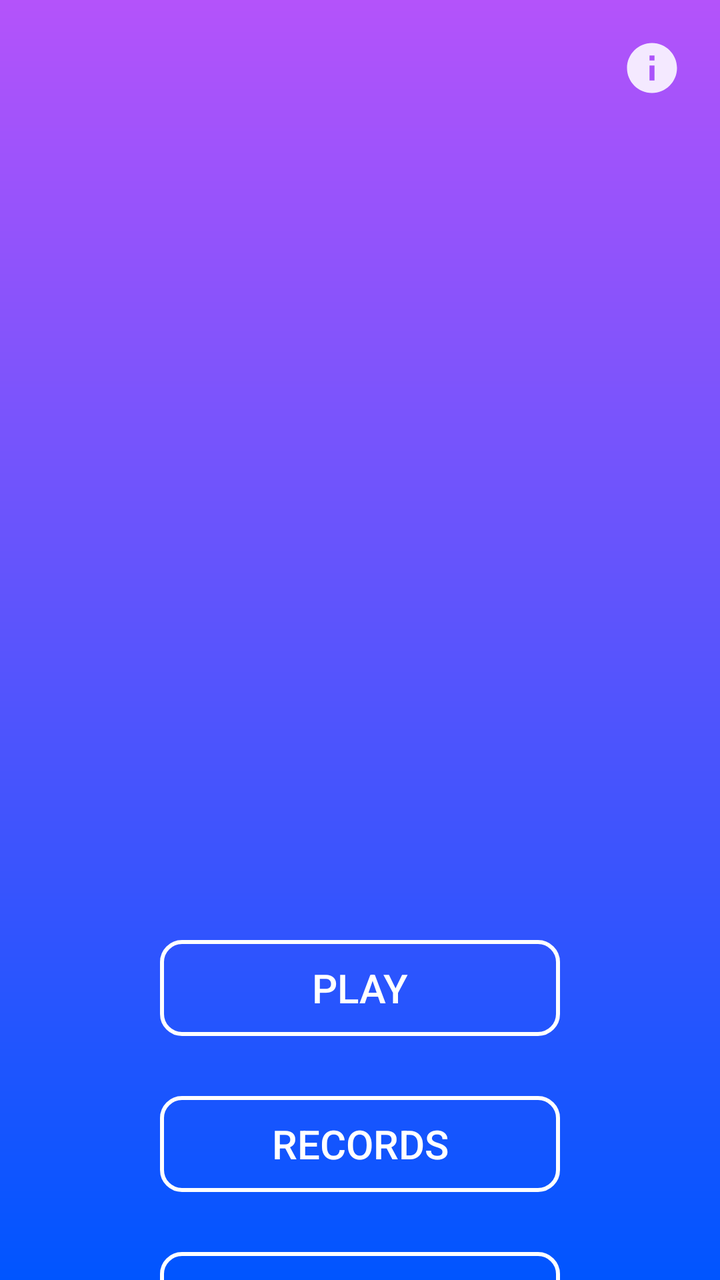
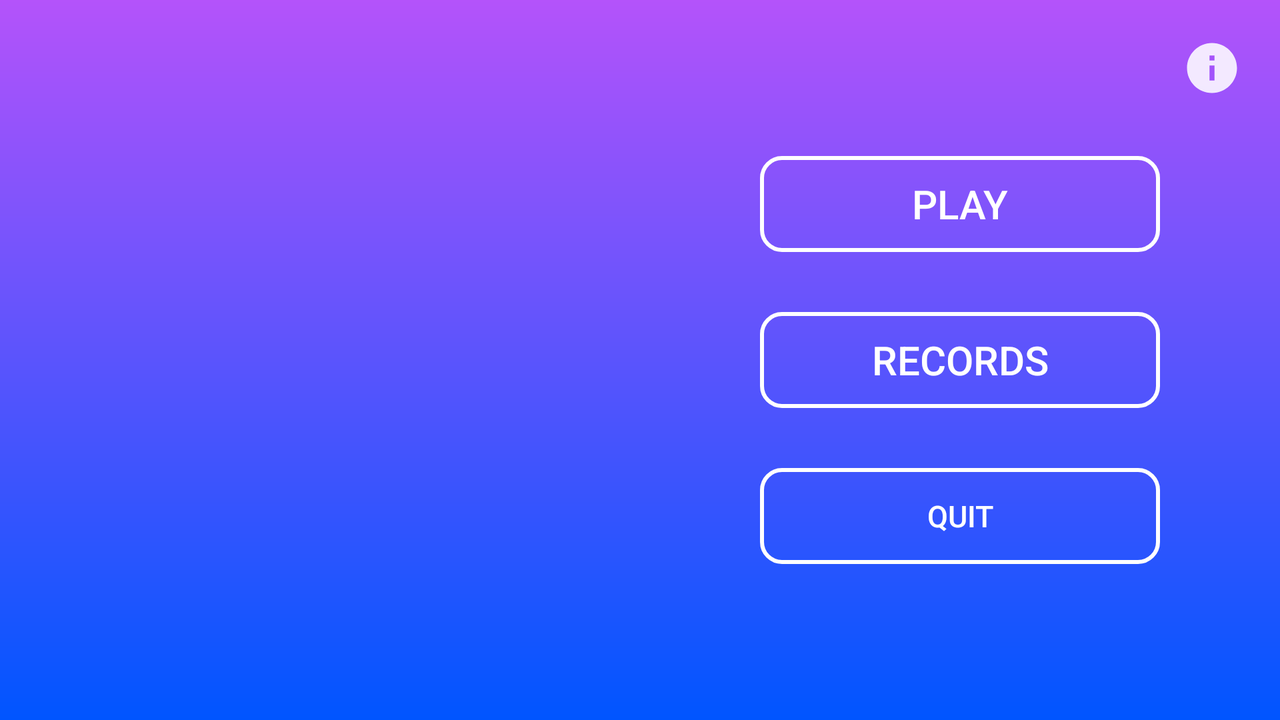

Two renders of one Android screen. The first uses the default layout on a phone; the second uses the alternative layout the repository ships for a different screen configuration, on a matching device. The two XML files are below.
<!-- AndroidManifest.xml: application theme Theme.Design.Light.NoActionBar -->
<!-- res/layout/activity_main.xml -->
<?xml version="1.0" encoding="utf-8"?>
<RelativeLayout xmlns:android="http://schemas.android.com/apk/res/android"
    xmlns:tools="http://schemas.android.com/tools"
    android:layout_width="match_parent"
    android:layout_height="match_parent"
    android:gravity="center_horizontal"
    android:background="@drawable/bg_main_menu_layout"
    tools:context=".ui.MainActivity">

    <ImageView
        android:id="@+id/image"
        android:layout_width="match_parent"
        android:layout_height="300dp"
        android:padding="30dp"
        android:rotationX="10"
        android:rotationY="10"
        android:layout_centerHorizontal="true"
        android:layout_marginTop="150dp"
        android:src="@drawable/puzzle" />

    <Button
        android:id="@+id/btn_play"
        style="@style/STROKE"
        android:layout_width="200dp"
        android:layout_height="wrap_content"
        android:layout_below="@+id/image"
        android:layout_margin="20dp"
        android:layout_centerHorizontal="true"
        android:text="play"
        android:textColor="@color/white"
        android:textSize="20sp" />
    <Button
        android:id="@+id/btn_records"
        style="@style/STROKE"
        android:layout_width="200dp"
        android:layout_height="wrap_content"
        android:layout_below="@+id/btn_play"
        android:layout_margin="10dp"
        android:layout_centerHorizontal="true"
        android:text="records"
        android:textColor="@color/white"
        android:textSize="20sp" />

    <Button
        android:id="@+id/btn_quit"
        style="@style/STROKE"
        android:layout_width="200dp"
        android:layout_height="wrap_content"
        android:layout_below="@id/btn_records"
        android:layout_centerHorizontal="true"
        android:layout_margin="20dp"
        android:text="quit"
        android:textColor="@color/white"
        android:textSize="15sp" />

    <ImageButton
        android:id="@+id/about"
        android:layout_width="48dp"
        android:layout_height="48dp"
        android:layout_alignParentTop="true"
        android:layout_alignParentEnd="true"
        android:layout_margin="10dp"
        style="@style/TRANSPARENT"
        android:src="@drawable/ic_info"
        tools:ignore="SpeakableTextPresentCheck" />

</RelativeLayout>
<!-- resources referenced by this layout -->
<resources>
  <color name="white">#FFFFFFFF</color>
  <!-- drawable bg_main_menu_layout (drawable) -->
  <?xml version="1.0" encoding="utf-8"?>
  <shape xmlns:android="http://schemas.android.com/apk/res/android">
      <gradient
          android:startColor="#B453FA"
          android:endColor="#0055FF"
          android:angle="270"/>
  </shape>
  <!-- drawable ic_info (drawable) -->
  <vector android:alpha="0.87" android:height="30dp"
      android:tint="#FFFFFF" android:viewportHeight="24"
      android:viewportWidth="24" android:width="30dp" xmlns:android="http://schemas.android.com/apk/res/android">
      <path android:fillColor="@android:color/white" android:pathData="M12,2C6.48,2 2,6.48 2,12s4.48,10 10,10 10,-4.48 10,-10S17.52,2 12,2zM13,17h-2v-6h2v6zM13,9h-2L11,7h2v2z"/>
  </vector>
  <style name="STROKE">
          <item name="android:background">@drawable/bg_stroke</item>
          <item name="android:layout_margin">2dp</item>
          <item name="android:gravity">center</item>
      </style>
  <style name="TRANSPARENT">
          <item name="android:background">@drawable/bg_transparent</item>
          <item name="android:layout_margin">2dp</item>
          <item name="android:gravity">center</item>
      </style>
  <!-- drawable bg_stroke (drawable-v24) -->
  <?xml version="1.0" encoding="utf-8"?>
  <shape xmlns:android="http://schemas.android.com/apk/res/android">
      <stroke
          android:color="#FFFFFF"
          android:width="2dp"/>
      <corners android:radius="10dp"/>
  </shape>
</resources>
<!-- res/layout-land/activity_main.xml (the repository's variant of the layout above) -->
<!-- drawn on the phone turned sideways -->
<?xml version="1.0" encoding="utf-8"?>
<LinearLayout xmlns:android="http://schemas.android.com/apk/res/android"
    xmlns:tools="http://schemas.android.com/tools"
    android:background="@drawable/bg_main_menu_layout"
    android:layout_height="match_parent"
    android:layout_width="match_parent"
    tools:ignore="MissingDefaultResource">

    <LinearLayout
        android:layout_width="0dp"
        android:layout_weight="1"
        android:layout_height="match_parent"
        android:gravity="center">


        <ImageView
            android:id="@+id/image"
            android:layout_width="match_parent"
            android:layout_height="wrap_content"
            android:rotationX="10"
            android:layout_marginStart="50dp"
            android:padding="50dp"
            android:rotationY="10"
            android:src="@drawable/puzzle" />

    </LinearLayout>

    <FrameLayout
        android:layout_width="0dp"
        android:layout_height="match_parent"
        android:gravity="center"
        android:layout_weight="1">

        <ImageButton
            android:id="@+id/about"
            android:layout_width="48dp"
            android:layout_height="48dp"
            android:layout_gravity="end"
            android:layout_margin="10dp"
            style="@style/TRANSPARENT"
            android:src="@drawable/ic_info"
            tools:ignore="SpeakableTextPresentCheck" />

        <LinearLayout
            android:layout_width="match_parent"
            android:layout_height="match_parent"
            android:orientation="vertical"
            android:gravity="center">

            <Button
                android:id="@+id/btn_play"
                style="@style/STROKE"
                android:layout_width="200dp"
                android:layout_height="wrap_content"
                android:layout_below="@+id/image"
                android:layout_centerHorizontal="true"
                android:layout_margin="20dp"
                android:text="play"
                android:textColor="@color/white"
                android:textSize="20sp" />

            <Button
                android:id="@+id/btn_records"
                style="@style/STROKE"
                android:layout_width="200dp"
                android:layout_height="wrap_content"
                android:layout_below="@+id/btn_play"
                android:layout_margin="10dp"
                android:layout_centerHorizontal="true"
                android:text="records"
                android:textColor="@color/white"
                android:textSize="20sp" />

            <Button
                android:id="@+id/btn_quit"
                style="@style/STROKE"
                android:layout_width="200dp"
                android:layout_height="wrap_content"
                android:layout_below="@id/btn_records"
                android:layout_centerHorizontal="true"
                android:layout_margin="20dp"
                android:text="quit"
                android:textColor="@color/white"
                android:textSize="15sp" />

        </LinearLayout>

    </FrameLayout>
</LinearLayout>
